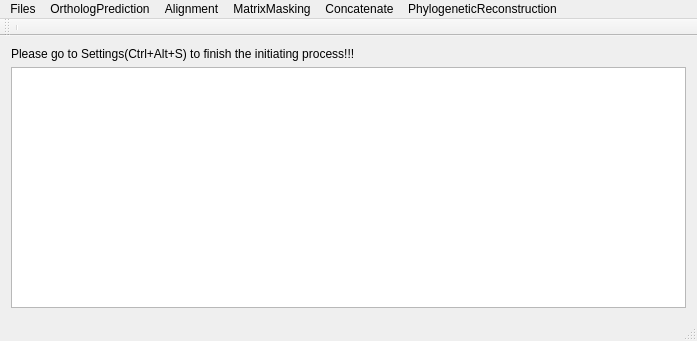
<?xml version="1.0" encoding="UTF-8"?>
<ui version="4.0">
 <class>BIOMainWindow</class>
 <widget class="QMainWindow" name="BIOMainWindow">
  <property name="windowModality">
   <enum>Qt::WindowModal</enum>
  </property>
  <property name="geometry">
   <rect>
    <x>0</x>
    <y>0</y>
    <width>697</width>
    <height>341</height>
   </rect>
  </property>
  <property name="windowTitle">
   <string>PhyloPipe</string>
  </property>
  <property name="windowIcon">
   <iconset>
    <normaloff>../../temp/PhyloPipe/images/nk.png</normaloff>../../temp/PhyloPipe/images/nk.png</iconset>
  </property>
  <property name="windowOpacity">
   <double>100.000000000000000</double>
  </property>
  <property name="autoFillBackground">
   <bool>false</bool>
  </property>
  <widget class="QWidget" name="centralWidget">
   <property name="sizePolicy">
    <sizepolicy hsizetype="Expanding" vsizetype="Expanding">
     <horstretch>0</horstretch>
     <verstretch>0</verstretch>
    </sizepolicy>
   </property>
   <layout class="QVBoxLayout" name="verticalLayout">
    <item>
     <widget class="QLabel" name="setting_label">
      <property name="text">
       <string>Please go to Settings(Ctrl+Alt+S) to finish the initiating process!!!</string>
      </property>
     </widget>
    </item>
    <item>
     <widget class="QPlainTextEdit" name="plainTextEdit">
      <property name="sizePolicy">
       <sizepolicy hsizetype="Expanding" vsizetype="Expanding">
        <horstretch>0</horstretch>
        <verstretch>0</verstretch>
       </sizepolicy>
      </property>
      <property name="toolTipDuration">
       <number>5</number>
      </property>
     </widget>
    </item>
   </layout>
  </widget>
  <widget class="QMenuBar" name="MainMenuBar">
   <property name="enabled">
    <bool>true</bool>
   </property>
   <property name="geometry">
    <rect>
     <x>0</x>
     <y>0</y>
     <width>697</width>
     <height>25</height>
    </rect>
   </property>
   <property name="cursor">
    <cursorShape>ArrowCursor</cursorShape>
   </property>
   <widget class="QMenu" name="menuFiles">
    <property name="title">
     <string>Files</string>
    </property>
    <addaction name="actionNew"/>
    <addaction name="actionOpen"/>
    <addaction name="separator"/>
    <addaction name="actionSave"/>
    <addaction name="actionSave_as"/>
    <addaction name="actionQuit"/>
    <addaction name="separator"/>
    <addaction name="actionSettings"/>
   </widget>
   <widget class="QMenu" name="menuHaMsTR">
    <property name="title">
     <string>OrthologPrediction</string>
    </property>
    <addaction name="actionRun"/>
    <addaction name="actionResults"/>
   </widget>
   <widget class="QMenu" name="menuSeqCmp">
    <property name="title">
     <string>Alignment</string>
    </property>
    <addaction name="actionMafft"/>
    <addaction name="actionMuscle"/>
   </widget>
   <widget class="QMenu" name="menuMatrixMasking">
    <property name="acceptDrops">
     <bool>false</bool>
    </property>
    <property name="title">
     <string>MatrixMasking</string>
    </property>
    <addaction name="actionMatrixMasking"/>
   </widget>
   <widget class="QMenu" name="menuRaxML">
    <property name="title">
     <string>PhylogeneticReconstruction</string>
    </property>
    <addaction name="actionRun_2"/>
   </widget>
   <widget class="QMenu" name="menuConcatenate">
    <property name="focusPolicy">
     <enum>Qt::ClickFocus</enum>
    </property>
    <property name="contextMenuPolicy">
     <enum>Qt::DefaultContextMenu</enum>
    </property>
    <property name="acceptDrops">
     <bool>false</bool>
    </property>
    <property name="title">
     <string>Concatenate</string>
    </property>
    <addaction name="actionConcatenate"/>
   </widget>
   <addaction name="menuFiles"/>
   <addaction name="menuHaMsTR"/>
   <addaction name="menuSeqCmp"/>
   <addaction name="menuMatrixMasking"/>
   <addaction name="menuConcatenate"/>
   <addaction name="menuRaxML"/>
  </widget>
  <widget class="QToolBar" name="mainToolBar">
   <attribute name="toolBarArea">
    <enum>TopToolBarArea</enum>
   </attribute>
   <attribute name="toolBarBreak">
    <bool>false</bool>
   </attribute>
   <addaction name="separator"/>
  </widget>
  <widget class="QStatusBar" name="statusBar"/>
  <action name="actionNew">
   <property name="text">
    <string>New</string>
   </property>
   <property name="shortcut">
    <string>Ctrl+N</string>
   </property>
  </action>
  <action name="actionOpen">
   <property name="text">
    <string>Open</string>
   </property>
   <property name="shortcut">
    <string>Ctrl+O</string>
   </property>
  </action>
  <action name="actionSave">
   <property name="text">
    <string>Save</string>
   </property>
   <property name="shortcut">
    <string>Ctrl+S</string>
   </property>
  </action>
  <action name="actionSave_as">
   <property name="text">
    <string>Save as</string>
   </property>
   <property name="shortcut">
    <string>Ctrl+Shift+S</string>
   </property>
  </action>
  <action name="actionRun">
   <property name="text">
    <string>HaMStR</string>
   </property>
   <property name="shortcut">
    <string>Ctrl+H</string>
   </property>
  </action>
  <action name="actionResults">
   <property name="text">
    <string>DataFilter</string>
   </property>
   <property name="toolTip">
    <string>DataFilter(D)</string>
   </property>
   <property name="shortcut">
    <string>Ctrl+D</string>
   </property>
  </action>
  <action name="actionMuscle">
   <property name="text">
    <string>Muscle</string>
   </property>
   <property name="shortcut">
    <string>Ctrl+Alt+A</string>
   </property>
  </action>
  <action name="actionMafft">
   <property name="text">
    <string>Mafft</string>
   </property>
   <property name="shortcut">
    <string>Ctrl+Shift+A</string>
   </property>
  </action>
  <action name="actionRun_2">
   <property name="text">
    <string>raxmlGUI</string>
   </property>
   <property name="shortcut">
    <string>Ctrl+R</string>
   </property>
  </action>
  <action name="actionQuit">
   <property name="text">
    <string>Quit</string>
   </property>
   <property name="shortcut">
    <string>Ctrl+Q</string>
   </property>
  </action>
  <action name="actionSettings">
   <property name="text">
    <string>Settings</string>
   </property>
   <property name="shortcut">
    <string>Ctrl+Alt+S</string>
   </property>
  </action>
  <action name="actionMatrixMasking">
   <property name="text">
    <string>MatrixMasking</string>
   </property>
   <property name="shortcut">
    <string>Ctrl+M</string>
   </property>
  </action>
  <action name="actionConcatenate">
   <property name="text">
    <string>Concatenate</string>
   </property>
   <property name="shortcut">
    <string>Ctrl+Alt+C</string>
   </property>
  </action>
 </widget>
 <layoutdefault spacing="6" margin="11"/>
 <resources/>
 <connections/>
</ui>
